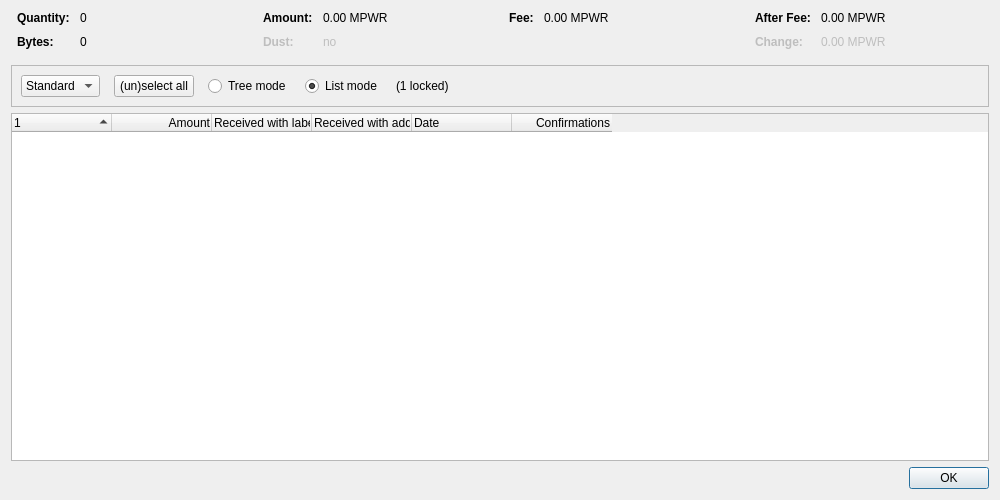
<?xml version="1.0" encoding="UTF-8"?>
<ui version="4.0">
 <class>CoinControlDialog</class>
 <widget class="QDialog" name="CoinControlDialog">
  <property name="geometry">
   <rect>
    <x>0</x>
    <y>0</y>
    <width>1000</width>
    <height>500</height>
   </rect>
  </property>
  <property name="windowTitle">
   <string>Coin Selection</string>
  </property>
  <layout class="QVBoxLayout" name="verticalLayout">
   <item>
    <layout class="QHBoxLayout" name="horizontalLayoutTop" stretch="0,0,0,0">
     <property name="topMargin">
      <number>0</number>
     </property>
     <property name="bottomMargin">
      <number>10</number>
     </property>
     <item>
      <layout class="QFormLayout" name="formLayoutCoinControl1">
       <property name="horizontalSpacing">
        <number>10</number>
       </property>
       <property name="verticalSpacing">
        <number>10</number>
       </property>
       <property name="leftMargin">
        <number>6</number>
       </property>
       <property name="rightMargin">
        <number>6</number>
       </property>
       <item row="0" column="0">
        <widget class="QLabel" name="labelCoinControlQuantityText">
         <property name="font">
          <font>
           <weight>75</weight>
           <bold>true</bold>
          </font>
         </property>
         <property name="text">
          <string>Quantity:</string>
         </property>
        </widget>
       </item>
       <item row="0" column="1">
        <widget class="QLabel" name="labelCoinControlQuantity">
         <property name="cursor">
          <cursorShape>IBeamCursor</cursorShape>
         </property>
         <property name="contextMenuPolicy">
          <enum>Qt::ActionsContextMenu</enum>
         </property>
         <property name="text">
          <string notr="true">0</string>
         </property>
         <property name="textInteractionFlags">
          <set>Qt::LinksAccessibleByMouse|Qt::TextSelectableByKeyboard|Qt::TextSelectableByMouse</set>
         </property>
        </widget>
       </item>
       <item row="1" column="0">
        <widget class="QLabel" name="labelCoinControlBytesText">
         <property name="font">
          <font>
           <weight>75</weight>
           <bold>true</bold>
          </font>
         </property>
         <property name="text">
          <string>Bytes:</string>
         </property>
        </widget>
       </item>
       <item row="1" column="1">
        <widget class="QLabel" name="labelCoinControlBytes">
         <property name="cursor">
          <cursorShape>IBeamCursor</cursorShape>
         </property>
         <property name="contextMenuPolicy">
          <enum>Qt::ActionsContextMenu</enum>
         </property>
         <property name="text">
          <string notr="true">0</string>
         </property>
         <property name="textInteractionFlags">
          <set>Qt::LinksAccessibleByMouse|Qt::TextSelectableByKeyboard|Qt::TextSelectableByMouse</set>
         </property>
        </widget>
       </item>
      </layout>
     </item>
     <item>
      <layout class="QFormLayout" name="formLayoutCoinControl2">
       <property name="horizontalSpacing">
        <number>10</number>
       </property>
       <property name="verticalSpacing">
        <number>10</number>
       </property>
       <property name="leftMargin">
        <number>6</number>
       </property>
       <property name="rightMargin">
        <number>6</number>
       </property>
       <item row="0" column="0">
        <widget class="QLabel" name="labelCoinControlAmountText">
         <property name="font">
          <font>
           <weight>75</weight>
           <bold>true</bold>
          </font>
         </property>
         <property name="text">
          <string>Amount:</string>
         </property>
        </widget>
       </item>
       <item row="0" column="1">
        <widget class="QLabel" name="labelCoinControlAmount">
         <property name="cursor">
          <cursorShape>IBeamCursor</cursorShape>
         </property>
         <property name="contextMenuPolicy">
          <enum>Qt::ActionsContextMenu</enum>
         </property>
         <property name="text">
          <string notr="true">0.00 MPWR</string>
         </property>
         <property name="textInteractionFlags">
          <set>Qt::LinksAccessibleByMouse|Qt::TextSelectableByKeyboard|Qt::TextSelectableByMouse</set>
         </property>
        </widget>
       </item>
       <item row="1" column="0">
        <widget class="QLabel" name="labelCoinControlLowOutputText">
         <property name="enabled">
          <bool>false</bool>
         </property>
         <property name="font">
          <font>
           <weight>75</weight>
           <bold>true</bold>
          </font>
         </property>
         <property name="text">
          <string>Dust:</string>
         </property>
        </widget>
       </item>
       <item row="1" column="1">
        <widget class="QLabel" name="labelCoinControlLowOutput">
         <property name="enabled">
          <bool>false</bool>
         </property>
         <property name="cursor">
          <cursorShape>IBeamCursor</cursorShape>
         </property>
         <property name="contextMenuPolicy">
          <enum>Qt::ActionsContextMenu</enum>
         </property>
         <property name="text">
          <string notr="true">no</string>
         </property>
         <property name="textInteractionFlags">
          <set>Qt::LinksAccessibleByMouse|Qt::TextSelectableByKeyboard|Qt::TextSelectableByMouse</set>
         </property>
        </widget>
       </item>
      </layout>
     </item>
     <item>
      <layout class="QFormLayout" name="formLayoutCoinControl3">
       <property name="horizontalSpacing">
        <number>10</number>
       </property>
       <property name="verticalSpacing">
        <number>10</number>
       </property>
       <property name="leftMargin">
        <number>6</number>
       </property>
       <property name="rightMargin">
        <number>6</number>
       </property>
       <item row="0" column="0">
        <widget class="QLabel" name="labelCoinControlFeeText">
         <property name="font">
          <font>
           <weight>75</weight>
           <bold>true</bold>
          </font>
         </property>
         <property name="text">
          <string>Fee:</string>
         </property>
        </widget>
       </item>
       <item row="0" column="1">
        <widget class="QLabel" name="labelCoinControlFee">
         <property name="cursor">
          <cursorShape>IBeamCursor</cursorShape>
         </property>
         <property name="contextMenuPolicy">
          <enum>Qt::ActionsContextMenu</enum>
         </property>
         <property name="text">
          <string notr="true">0.00 MPWR</string>
         </property>
         <property name="textInteractionFlags">
          <set>Qt::LinksAccessibleByMouse|Qt::TextSelectableByKeyboard|Qt::TextSelectableByMouse</set>
         </property>
        </widget>
       </item>
      </layout>
     </item>
     <item>
      <layout class="QFormLayout" name="formLayoutCoinControl4">
       <property name="horizontalSpacing">
        <number>10</number>
       </property>
       <property name="verticalSpacing">
        <number>10</number>
       </property>
       <property name="leftMargin">
        <number>6</number>
       </property>
       <property name="rightMargin">
        <number>6</number>
       </property>
       <item row="0" column="0">
        <widget class="QLabel" name="labelCoinControlAfterFeeText">
         <property name="font">
          <font>
           <weight>75</weight>
           <bold>true</bold>
          </font>
         </property>
         <property name="text">
          <string>After Fee:</string>
         </property>
        </widget>
       </item>
       <item row="0" column="1">
        <widget class="QLabel" name="labelCoinControlAfterFee">
         <property name="cursor">
          <cursorShape>IBeamCursor</cursorShape>
         </property>
         <property name="contextMenuPolicy">
          <enum>Qt::ActionsContextMenu</enum>
         </property>
         <property name="text">
          <string notr="true">0.00 MPWR</string>
         </property>
         <property name="textInteractionFlags">
          <set>Qt::LinksAccessibleByMouse|Qt::TextSelectableByKeyboard|Qt::TextSelectableByMouse</set>
         </property>
        </widget>
       </item>
       <item row="1" column="0">
        <widget class="QLabel" name="labelCoinControlChangeText">
         <property name="enabled">
          <bool>false</bool>
         </property>
         <property name="font">
          <font>
           <weight>75</weight>
           <bold>true</bold>
          </font>
         </property>
         <property name="text">
          <string>Change:</string>
         </property>
        </widget>
       </item>
       <item row="1" column="1">
        <widget class="QLabel" name="labelCoinControlChange">
         <property name="enabled">
          <bool>false</bool>
         </property>
         <property name="cursor">
          <cursorShape>IBeamCursor</cursorShape>
         </property>
         <property name="contextMenuPolicy">
          <enum>Qt::ActionsContextMenu</enum>
         </property>
         <property name="text">
          <string notr="true">0.00 MPWR</string>
         </property>
         <property name="textInteractionFlags">
          <set>Qt::LinksAccessibleByMouse|Qt::TextSelectableByKeyboard|Qt::TextSelectableByMouse</set>
         </property>
        </widget>
       </item>
      </layout>
     </item>
    </layout>
   </item>
   <item>
    <widget class="QFrame" name="frame">
     <property name="minimumSize">
      <size>
       <width>0</width>
       <height>40</height>
      </size>
     </property>
     <property name="frameShape">
      <enum>QFrame::StyledPanel</enum>
     </property>
     <property name="frameShadow">
      <enum>QFrame::Sunken</enum>
     </property>
     <layout class="QHBoxLayout" name="horizontalLayout">
      <item>
       <layout class="QHBoxLayout" name="horizontalLayoutPanel" stretch="0,0,0,0,0,0">
        <property name="spacing">
         <number>14</number>
        </property>
        <item>
         <widget class="QComboBox" name="cbxType">
          <item>
           <property name="text">
            <string>Standard</string>
           </property>
          </item>
          <item>
           <property name="text">
            <string>Blind</string>
           </property>
          </item>
          <item>
           <property name="text">
            <string>Anon</string>
           </property>
          </item>
         </widget>
        </item>
        <item>
         <widget class="QPushButton" name="pushButtonSelectAll">
          <property name="sizePolicy">
           <sizepolicy hsizetype="Maximum" vsizetype="Fixed">
            <horstretch>0</horstretch>
            <verstretch>0</verstretch>
           </sizepolicy>
          </property>
          <property name="text">
           <string>(un)select all</string>
          </property>
          <property name="autoDefault">
           <bool>false</bool>
          </property>
         </widget>
        </item>
        <item>
         <widget class="QRadioButton" name="radioTreeMode">
          <property name="sizePolicy">
           <sizepolicy hsizetype="Maximum" vsizetype="Fixed">
            <horstretch>0</horstretch>
            <verstretch>0</verstretch>
           </sizepolicy>
          </property>
          <property name="text">
           <string>Tree mode</string>
          </property>
         </widget>
        </item>
        <item>
         <widget class="QRadioButton" name="radioListMode">
          <property name="sizePolicy">
           <sizepolicy hsizetype="Maximum" vsizetype="Fixed">
            <horstretch>0</horstretch>
            <verstretch>0</verstretch>
           </sizepolicy>
          </property>
          <property name="text">
           <string>List mode</string>
          </property>
          <property name="checked">
           <bool>true</bool>
          </property>
         </widget>
        </item>
        <item>
         <widget class="QLabel" name="labelLocked">
          <property name="text">
           <string notr="true">(1 locked)</string>
          </property>
         </widget>
        </item>
        <item>
         <spacer name="horizontalSpacer">
          <property name="orientation">
           <enum>Qt::Horizontal</enum>
          </property>
          <property name="sizeHint" stdset="0">
           <size>
            <width>40</width>
            <height>20</height>
           </size>
          </property>
         </spacer>
        </item>
       </layout>
      </item>
     </layout>
    </widget>
   </item>
   <item>
    <widget class="CoinControlTreeWidget" name="treeWidget">
     <property name="contextMenuPolicy">
      <enum>Qt::CustomContextMenu</enum>
     </property>
     <property name="sortingEnabled">
      <bool>false</bool>
     </property>
     <property name="columnCount">
      <number>6</number>
     </property>
     <attribute name="headerShowSortIndicator" stdset="0">
      <bool>true</bool>
     </attribute>
     <attribute name="headerStretchLastSection">
      <bool>false</bool>
     </attribute>
     <column>
      <property name="text">
       <string/>
      </property>
     </column>
     <column>
      <property name="text">
       <string>Amount</string>
      </property>
      <property name="textAlignment">
       <set>AlignTrailing|AlignVCenter</set>
      </property>
     </column>
     <column>
      <property name="text">
       <string>Received with label</string>
      </property>
     </column>
     <column>
      <property name="text">
       <string>Received with address</string>
      </property>
     </column>
     <column>
      <property name="text">
       <string>Date</string>
      </property>
     </column>
     <column>
      <property name="text">
       <string>Confirmations</string>
      </property>
      <property name="toolTip">
       <string>Confirmed</string>
      </property>
      <property name="textAlignment">
       <set>AlignTrailing|AlignVCenter</set>
      </property>
     </column>
     <column>
      <property name="text">
       <string/>
      </property>
     </column>
     <column>
      <property name="text">
       <string/>
      </property>
     </column>
     <column>
      <property name="text">
       <string/>
      </property>
     </column>
     <column>
      <property name="text">
       <string/>
      </property>
     </column>
    </widget>
   </item>
   <item>
    <widget class="QDialogButtonBox" name="buttonBox">
     <property name="orientation">
      <enum>Qt::Horizontal</enum>
     </property>
     <property name="standardButtons">
      <set>QDialogButtonBox::Ok</set>
     </property>
    </widget>
   </item>
  </layout>
 </widget>
 <customwidgets>
  <customwidget>
   <class>CoinControlTreeWidget</class>
   <extends>QTreeWidget</extends>
   <header>qt/coincontroltreewidget.h</header>
  </customwidget>
 </customwidgets>
 <resources/>
 <connections/>
</ui>
